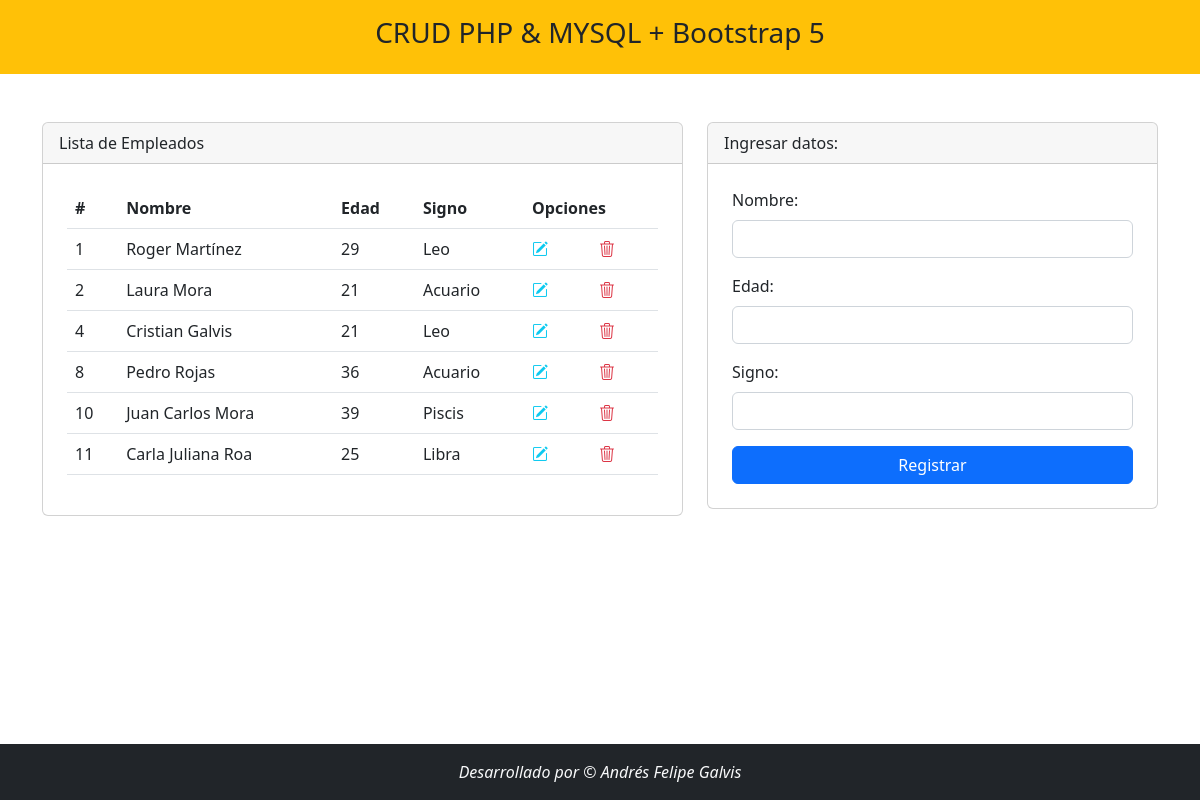
The page / on the database its author committed.
### tables this page shows
CREATE TABLE `empleados` (
  `codigo` int(11) NOT NULL,
  `nombre` varchar(100) NOT NULL,
  `edad` int(11) NOT NULL,
  `signo` varchar(20) NOT NULL
);

### index.php (the view, shortened to what this page needs)
<?php include('./template/header.php'); ?>
<?php
include_once "model/conexion.php";
$sentencia = $bd->query("SELECT * FROM empleados");
$persona = $sentencia->fetchAll(PDO::FETCH_OBJ);
?>
<div class="container mt-5">
    <div class="row justify-content-center">
        <div class="col-md-7">
            <div class="card">
                <div class="card-header">
                    Lista de Empleados
                </div>
                <div class="p-4">
                    <table class="table align-middle">
                        <thead>
                            <tr>
                                <th scope="col">#</th>
                                <th scope="col">Nombre</th>
                                <th scope="col">Edad</th>
                                <th scope="col">Signo</th>
                                <th scope="col" colspan="2">Opciones</th>
                            </tr>
                        </thead>
                        <tbody>
                            <?php
                            foreach ($persona as $dato) {
                            ?>
                                <tr>
                                    <td scope="row"><?php echo $dato->codigo ?></td>
                                    <td><?php echo $dato->nombre ?></td>
                                    <td><?php echo $dato->edad ?></td>
                                    <td><?php echo $dato->signo ?></td>
                                    <td><a class="text-info" href="./editar.php?codigo=<?php echo $dato->codigo ?>"><i class="bi bi-pencil-square"></i></a></td>
                                    <td><a class="text-danger" onclick="return confirm('Estas seguro de eliminar este empleado?');" href="./eliminar.php?codigo=<?php echo $dato->codigo ?>"><i class="bi bi-trash3"></i></a></td>
                                </tr>
                            <?php
                            }
                            ?>
                        </tbody>
                    </table>
                </div>
            </div>
        </div>
        <div class="col-md-5">
            <div class="card">
                <div class="card-header">
                    Ingresar datos:
                </div>
                <form class="p-4" method="POST" action="./registrar.php">
                    <div class="mb-3">
                        <label for="" class="form-label">Nombre:</label>
                        <input type="text" class="form-control" name="inputNombre" autofocus autocomplete="off" required>
                    </div>
                    <div class="mb-3">
                        <label for="" class="form-label">Edad:</label>
                        <input type="number" name="inputEdad" id="" class="form-control" autocomplete="off" required>
                    </div>
                    <div class="mb-3">
                        <label for="" class="form-label">Signo:</label>
                        <input type="text" name="inputSigno" id="" class="form-control" autocomplete="off" required>
                    </div>
                    <div class="d-grid">
                        <input type="submit" value="Registrar" class="btn btn-primary">
                    </div>
            </div>
        </div>
    </div>
</div>
<?php include('./template/footer.php'); ?>

### template/header.php (shortened to what this page needs)
<!doctype html>
<html lang="es">
<head>
    <link rel="stylesheet" href="https://cdn.jsdelivr.net/npm/bootstrap@5.2.0-beta1/dist/css/bootstrap.min.css">
    <link rel="stylesheet" href="https://cdn.jsdelivr.net/npm/bootstrap-icons@1.9.1/font/bootstrap-icons.css">
</head>
<body>
    <div class="container-fluid bg-warning">
        <div class="row">
            <div class="col-md">
                <header class="py-3">
                    <h3 class="text-center">CRUD PHP & MYSQL + Bootstrap 5</h3>
                </header>
            </div>
        </div>
    </div>

### template/footer.php (shortened to what this page needs)
<footer class="container-fluid bg-dark fixed-bottom">
        <div class="row">
            <div class="col-md text-light text-center py-3 fw-light fst-italic">
                Desarrollado por &copy; Andrés Felipe Galvis
            </div>
        </div>
    </footer>
</body>
</html>

### rows shown on the page
empleados: codigo "1", nombre "Roger Martínez", edad "29", signo "Leo"
empleados: codigo "2", nombre "Laura Mora", edad "21", signo "Acuario"
empleados: codigo "4", nombre "Cristian Galvis", edad "21", signo "Leo"
empleados: codigo "8", nombre "Pedro Rojas", edad "36", signo "Acuario"
empleados: codigo "10", nombre "Juan Carlos Mora", edad "39", signo "Piscis"
empleados: codigo "11", nombre "Carla Juliana Roa", edad "25", signo "Libra"
